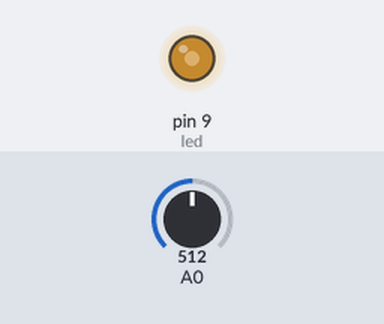
Simulated run of this sketch. Board: Arduino Uno, built with avr-gcc and run on an emulated ATmega328P. On the bench: output pins drawn as LEDs (lit = HIGH). The test bench sets the inputs (shaded band); at power-on: A0 = 512.

Above: at 1.2 s.
1.3 s: A0 set to 716
At 2.5 s:
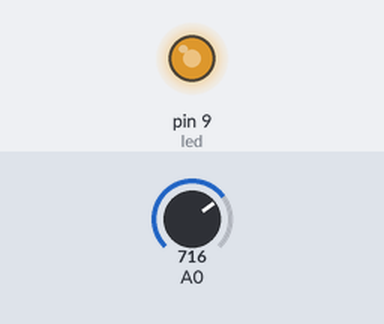
2.8 s: A0 set to 900
At 3.8 s:
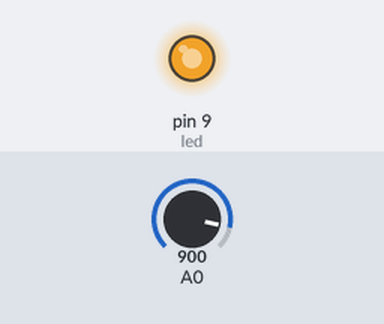
4.3 s: A0 set to 122
At 5.0 s:
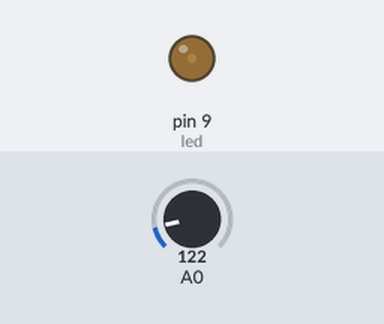
5.8 s: A0 set to 0
At 6.1 s:
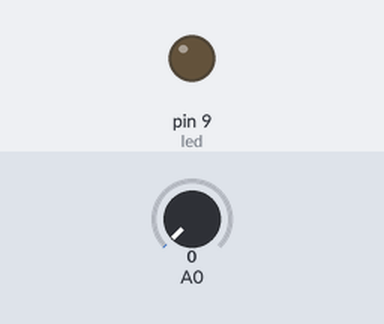
7.3 s: A0 set to 511
At 8.4 s:
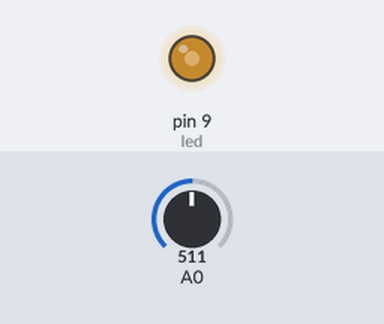
Timing chart, 0 to 9.8 s (numbered marks = the images above; inputs shaded):
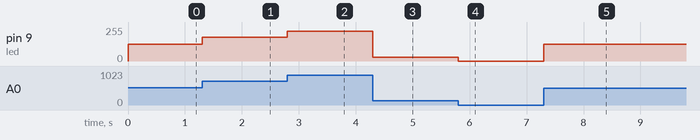

The sketch:

PotentiometerControlledLED.ino
```cpp
/*
Sets the brightness of an LED, based on the value of a potentiometer.
*/

// The LED's digital output pin number
int led = 9;

void setup() {
  pinMode(led, OUTPUT);
}

void loop() {
  int sensorValue = analogRead(A0);
  // convert the input range (0-1023) to the output range (0-255)
  int brightness = sensorValue * (255.0 / 1023.0);
  analogWrite(led, brightness);
}
```

Measured:
- after the input at 1.3 s, pin 9 (led): 127/255 → 178/255 at once
- after the input at 2.8 s, pin 9 (led): 178/255 → 224/255 at once
- after the input at 4.3 s, pin 9 (led): 224/255 → 30/255 at once
- after the input at 5.8 s, pin 9 (led): 30/255 → 0/255 at once
- after the input at 7.3 s, pin 9 (led): 0/255 → 127/255 at once
